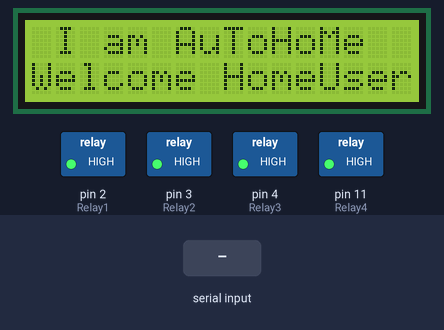
A sketch run on a simulated Arduino Uno, built with avr-gcc and run on an emulated ATmega328P. Shown: 16×2 character LCD, switched loads named in the sketch (green lamp = pin HIGH). The inputs (shaded band) are chosen by the test bench. What the sketch prints to the serial monitor is not drawn.

Above: at 1.2 s.
1.3 s: "room one light on\n" received over the second serial link
At 2.1 s:
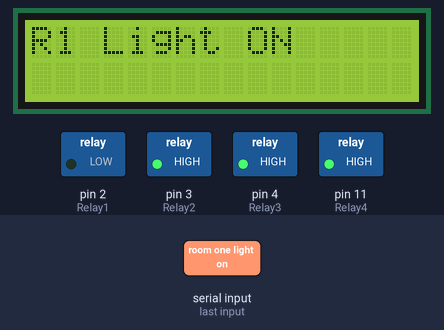
4.3 s: "room one fan on\n" received over the second serial link
At 4.9 s:
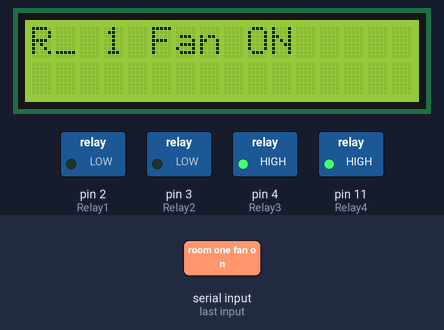
5.9 s: "room one ac on\n" received over the second serial link
At 7.5 s:
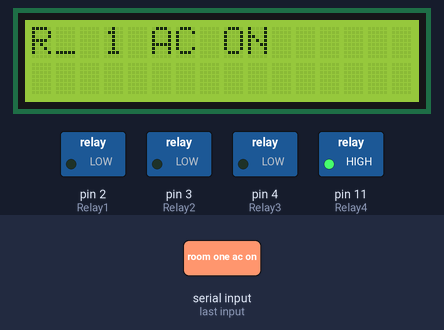
7.9 s: "room one plug on\n" received over the second serial link
At 8.9 s:
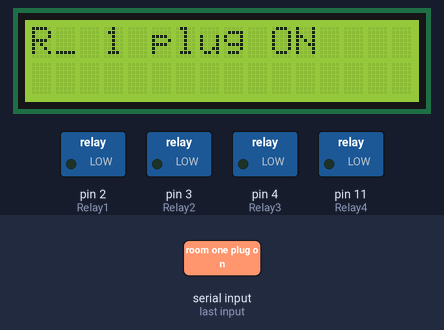
10.0 s: "room 1 light on\n" received over the second serial link
At 11.3 s:
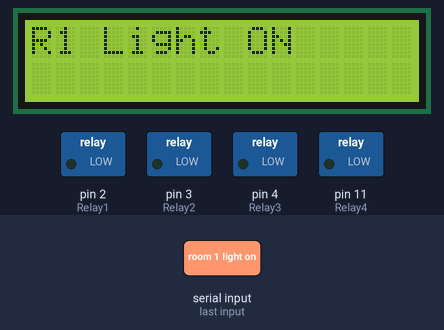
13.0 s: "room 1 plug on\n" received over the second serial link
At 14.1 s:
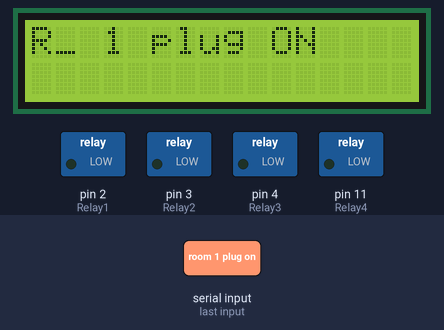
Timing chart, 0 to 16.0 s (numbered marks = the images above; inputs shaded):
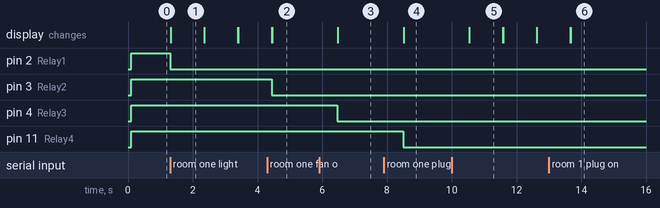

The sketch:

AutoHome.ino
```cpp
#include <Wire.h>
#include <LiquidCrystal_I2C.h>
#include <SoftwareSerial.h>

SoftwareSerial blueTooth(9, 10); //TXD of blueModule to PIN_9(RX), RXD of blueModule to PIN_10(TX)

LiquidCrystal_I2C lcd(0x3C,16,2);  // Find the address(0x3c for lcd using i2scanner for a 16 chars and 2 line display

#define Relay1 2  //output  -- R1 light
#define Relay2 3  //output  -- R1 fan
#define Relay3 4  //output  -- R1 AC
#define Relay4 11 //output  -- R1 PowerPlug

#define pir 7  //input
#define ldr 8 //input


// for bluetooth data concatenating
String BTdata = "";
String BTbuff = "";
char ret = '\r';
char newline = '\n';


void setup(){
  lcd.init();
  lcd.backlight();
  HomeScreen();

  Serial.begin(9600);

  blueTooth.begin(9600);


  Serial.println("you can view your commands here at 9600 baud rate");

  //output PINS
  pinMode(Relay1,OUTPUT);
  pinMode(Relay2,OUTPUT);
  pinMode(Relay3,OUTPUT);
  pinMode(Relay4,OUTPUT);

  digitalWrite(Relay1,HIGH);
  digitalWrite(Relay2,HIGH);
  digitalWrite(Relay3,HIGH);
  digitalWrite(Relay4,HIGH);

  pinMode(pir,INPUT);
  pinMode(ldr,INPUT);

}


void loop(){

  while(blueTooth.available()>0){
    char character=blueTooth.read();
    if((character !=newline) && (character !=ret)){
      BTbuff.concat(character);
    }
   BTdata=BTbuff;
   BTdata.toLowerCase();
  }


  //Turn on command  ----low trigger activating relay we have
  if(BTdata=="room one light on" || BTdata=="room 1 light on"){
    digitalWrite(Relay1,LOW);
    Serial.println("Room1 light ON");
    lcd.clear();
    lcd.setCursor(0,0);
    lcd.print("R1 Light ON");
    delay(1000);
    HomeScreen();
    BTbuff="";


  }
  else if(BTdata=="room one fan on" || BTdata=="room 1 fan on"){
    digitalWrite(Relay2,LOW);
    Serial.println("Room1 fan ON");
    lcd.clear();
    lcd.setCursor(0,0);
    lcd.print("R_ 1 Fan ON");
    delay(1000);
    BTbuff="";
  }
  else if(BTdata=="room one ac on" || BTdata=="room 1 ac on"){
    digitalWrite(Relay3,LOW);
    Serial.println("Room1 AC ON");
    lcd.clear();
    lcd.setCursor(0,0);
    lcd.print("R_ 1 AC ON");
    delay(1000);
    BTbuff="";
  }

   else if(BTdata=="room one plug on" || BTdata=="room 1 plug on"){
    digitalWrite(Relay4,LOW);
    Serial.println("Room1 plug ON");
    lcd.clear();
    lcd.setCursor(0,0);
    lcd.print("R_ 1 plug ON");
    delay(1000);
    BTbuff="";
  }

  else if(BTdata=="room one turn on all" || BTdata=="room 1 turn on all"){
    digitalWrite(Relay1,LOW);
    digitalWrite(Relay2,LOW);
    digitalWrite(Relay3,LOW);
    digitalWrite(Relay4,LOW);
    Serial.println("Room1 Full ON");
    lcd.clear();
    lcd.setCursor(0,0);
    lcd.print("R_ 1 Full ON");
    delay(1000);
    BTbuff="";
//    SendMessage();
  }


   // Turn off commands
   else if(BTdata=="room one light off" || BTdata=="room 1 light off"){
    digitalWrite(Relay1,HIGH);
    Serial.println("Room1 light OFF");
    lcd.clear();
    lcd.setCursor(0,0);
    lcd.print("R_ 1 Light OFF");
    delay(1000);
    BTbuff="";

  }
  else if(BTdata=="room one fan off" || BTdata=="room 1 fan off"){
    digitalWrite(Relay2,HIGH);
    Serial.println("Room1 fan OFF");
    lcd.clear();
    lcd.setCursor(0,0);
    lcd.print("R_ 1 Fan OFF");
    delay(1000);
    BTbuff="";
  }
  else if(BTdata=="room one ac off" || BTdata=="room 1 ac off"){
    digitalWrite(Relay3,HIGH);
    Serial.println("Room1 AC OFF");
    lcd.clear();
    lcd.setCursor(0,0);
    lcd.print("R_ 1 AC OFF");
    delay(1000);
    BTbuff="";
  }

  else if(BTdata=="room one plug off" || BTdata=="room 1 plug off"){
    digitalWrite(Relay4,HIGH);
    Serial.println("Room1 plug OFF");
    lcd.clear();
    lcd.setCursor(0,0);
    lcd.print("R_ 1 plug OFF");
    delay(1000);
    BTbuff="";
  }
  else if(BTdata=="room one turn off all" || BTdata=="room 1 turn off all"){
    digitalWrite(Relay1,HIGH);
    digitalWrite(Relay2,HIGH);
    digitalWrite(Relay3,HIGH);
    digitalWrite(Relay4,HIGH);
    Serial.println("Room1 Full OFF");
    lcd.clear();
    lcd.setCursor(0,0);
    lcd.print("R_ 1 Full OFF");
    delay(1000);
    BTbuff="";
  }
  else{
    BTbuff="";
  }
}

void HomeScreen(){
  lcd.clear();
  lcd.setCursor(1,0);
  lcd.print("I am AuToHoMe");
  lcd.setCursor(0,1);
  lcd.print("Welcome HomeUser");
}
```

Measured:
- after the input at 1.3 s, pin 2 (Relay1): HIGH → LOW at once; the display: changes at once (image 1)
- after the input at 4.3 s, pin 3 (Relay2): HIGH → LOW after 0.14 s; the display: first differs from a run without the input after 0.15 s (image 2)
- after the input at 5.9 s, pin 4 (Relay3): HIGH → LOW after 0.57 s; the display: changes after 0.58 s (image 3)
- after the input at 7.9 s, pin 11 (Relay4): HIGH → LOW after 0.60 s; the display: changes after 0.61 s (image 4)
- after the input at 10.0 s, the display: changes after 0.54 s (image 5)
- after the input at 13.0 s, the display: first differs from a run without the input after 0.68 s (image 6)
- what the display in image 1 shows lasts 1.0 s, from 1.3 s to 2.3 s
